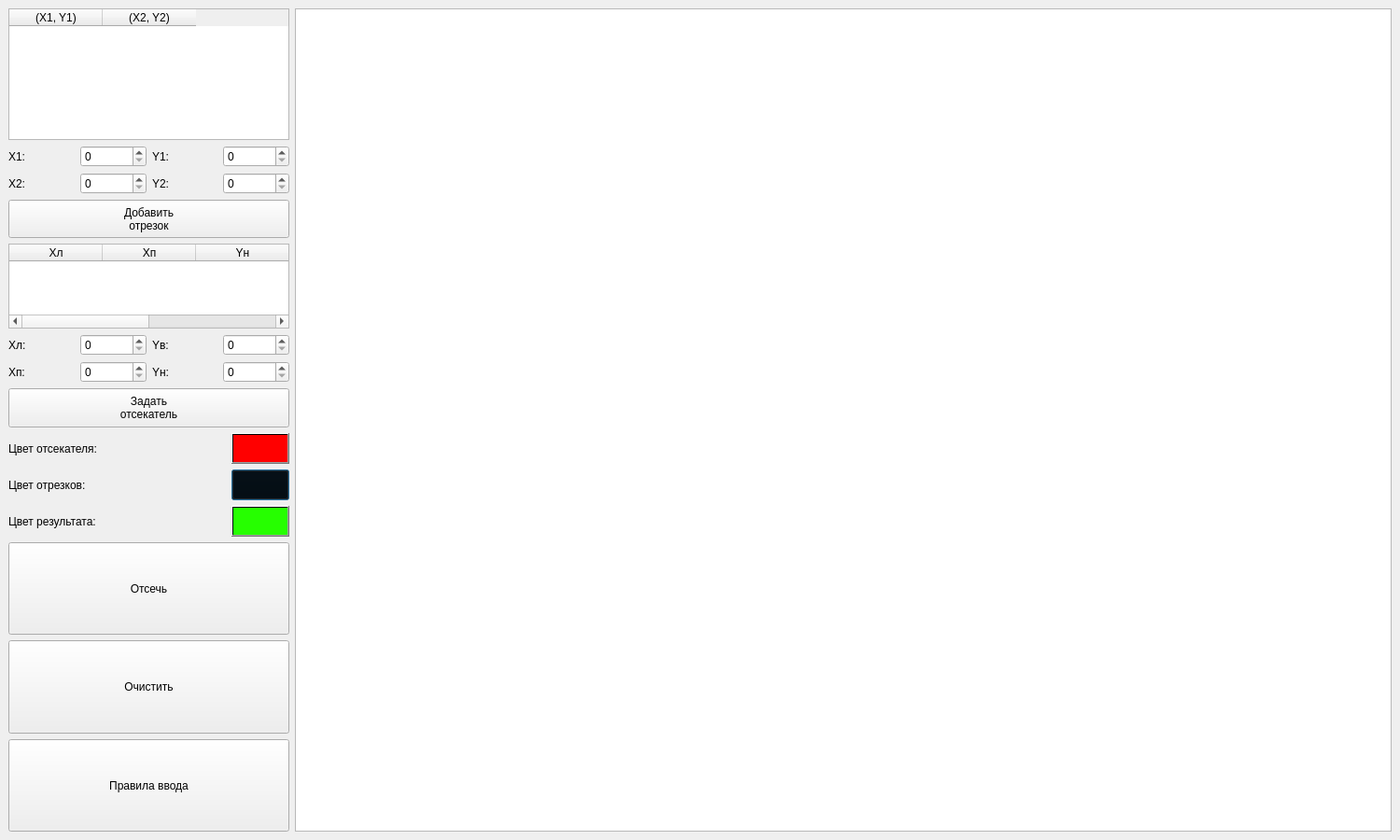
<?xml version="1.0" encoding="UTF-8"?>
<ui version="4.0">
 <class>MainWindow</class>
 <widget class="QMainWindow" name="MainWindow">
  <property name="geometry">
   <rect>
    <x>0</x>
    <y>0</y>
    <width>1500</width>
    <height>900</height>
   </rect>
  </property>
  <property name="sizePolicy">
   <sizepolicy hsizetype="Minimum" vsizetype="Preferred">
    <horstretch>0</horstretch>
    <verstretch>0</verstretch>
   </sizepolicy>
  </property>
  <property name="windowTitle">
   <string>Maslova Lab07</string>
  </property>
  <widget class="QWidget" name="centralwidget">
   <layout class="QGridLayout" name="gridLayout_4">
    <item row="0" column="0">
     <widget class="QTableWidget" name="segmentsTable">
      <property name="sizePolicy">
       <sizepolicy hsizetype="Fixed" vsizetype="Fixed">
        <horstretch>0</horstretch>
        <verstretch>0</verstretch>
       </sizepolicy>
      </property>
      <property name="minimumSize">
       <size>
        <width>301</width>
        <height>141</height>
       </size>
      </property>
      <property name="maximumSize">
       <size>
        <width>301</width>
        <height>141</height>
       </size>
      </property>
      <property name="editTriggers">
       <set>QAbstractItemView::NoEditTriggers</set>
      </property>
      <attribute name="verticalHeaderMinimumSectionSize">
       <number>21</number>
      </attribute>
      <attribute name="verticalHeaderDefaultSectionSize">
       <number>41</number>
      </attribute>
      <column>
       <property name="text">
        <string>(X1, Y1)</string>
       </property>
      </column>
      <column>
       <property name="text">
        <string>(X2, Y2)</string>
       </property>
      </column>
     </widget>
    </item>
    <item row="0" column="1" rowspan="8">
     <widget class="QGraphicsView" name="graphicsView"/>
    </item>
    <item row="1" column="0">
     <layout class="QVBoxLayout" name="segmentsLayout">
      <item>
       <layout class="QGridLayout" name="segmentLayout">
        <item row="0" column="1">
         <widget class="QSpinBox" name="x1SB">
          <property name="maximum">
           <number>1164</number>
          </property>
         </widget>
        </item>
        <item row="1" column="1">
         <widget class="QSpinBox" name="x2SB">
          <property name="maximum">
           <number>1164</number>
          </property>
         </widget>
        </item>
        <item row="1" column="3">
         <widget class="QSpinBox" name="y2SB">
          <property name="maximum">
           <number>874</number>
          </property>
         </widget>
        </item>
        <item row="0" column="3">
         <widget class="QSpinBox" name="y1SB">
          <property name="maximum">
           <number>874</number>
          </property>
         </widget>
        </item>
        <item row="1" column="2">
         <widget class="QLabel" name="y2Lbl">
          <property name="text">
           <string>Y2:</string>
          </property>
         </widget>
        </item>
        <item row="0" column="0">
         <widget class="QLabel" name="x1Lbl">
          <property name="text">
           <string>X1:</string>
          </property>
         </widget>
        </item>
        <item row="0" column="2">
         <widget class="QLabel" name="y1Lbl">
          <property name="text">
           <string>Y1:</string>
          </property>
         </widget>
        </item>
        <item row="1" column="0">
         <widget class="QLabel" name="x2Lbl">
          <property name="text">
           <string>X2:</string>
          </property>
         </widget>
        </item>
       </layout>
      </item>
      <item>
       <widget class="QPushButton" name="addSegmentBtn">
        <property name="sizePolicy">
         <sizepolicy hsizetype="Minimum" vsizetype="Preferred">
          <horstretch>0</horstretch>
          <verstretch>0</verstretch>
         </sizepolicy>
        </property>
        <property name="text">
         <string>Добавить
отрезок</string>
        </property>
       </widget>
      </item>
     </layout>
    </item>
    <item row="2" column="0">
     <widget class="QTableWidget" name="selecterTable">
      <property name="sizePolicy">
       <sizepolicy hsizetype="Fixed" vsizetype="Fixed">
        <horstretch>0</horstretch>
        <verstretch>0</verstretch>
       </sizepolicy>
      </property>
      <property name="minimumSize">
       <size>
        <width>301</width>
        <height>91</height>
       </size>
      </property>
      <property name="maximumSize">
       <size>
        <width>301</width>
        <height>91</height>
       </size>
      </property>
      <property name="editTriggers">
       <set>QAbstractItemView::NoEditTriggers</set>
      </property>
      <attribute name="verticalHeaderMinimumSectionSize">
       <number>21</number>
      </attribute>
      <attribute name="verticalHeaderDefaultSectionSize">
       <number>41</number>
      </attribute>
      <column>
       <property name="text">
        <string>Xл</string>
       </property>
      </column>
      <column>
       <property name="text">
        <string>Xп</string>
       </property>
      </column>
      <column>
       <property name="text">
        <string>Yн</string>
       </property>
      </column>
      <column>
       <property name="text">
        <string>Yв</string>
       </property>
      </column>
     </widget>
    </item>
    <item row="3" column="0">
     <layout class="QVBoxLayout" name="selectersLayout">
      <item>
       <layout class="QGridLayout" name="selecterLayout">
        <item row="0" column="1">
         <widget class="QSpinBox" name="xLeftSB">
          <property name="maximum">
           <number>1164</number>
          </property>
         </widget>
        </item>
        <item row="1" column="1">
         <widget class="QSpinBox" name="xRightSB">
          <property name="maximum">
           <number>1164</number>
          </property>
         </widget>
        </item>
        <item row="1" column="3">
         <widget class="QSpinBox" name="yLowSB">
          <property name="maximum">
           <number>874</number>
          </property>
         </widget>
        </item>
        <item row="0" column="3">
         <widget class="QSpinBox" name="yTopSB">
          <property name="maximum">
           <number>874</number>
          </property>
         </widget>
        </item>
        <item row="0" column="0">
         <widget class="QLabel" name="xLeftLbl">
          <property name="text">
           <string>Xл:</string>
          </property>
         </widget>
        </item>
        <item row="0" column="2">
         <widget class="QLabel" name="yTopLbl">
          <property name="text">
           <string>Yв:</string>
          </property>
         </widget>
        </item>
        <item row="1" column="0">
         <widget class="QLabel" name="xRightLbl">
          <property name="text">
           <string>Xп:</string>
          </property>
         </widget>
        </item>
        <item row="1" column="2">
         <widget class="QLabel" name="yLowLbl">
          <property name="text">
           <string>Yн:</string>
          </property>
         </widget>
        </item>
       </layout>
      </item>
      <item>
       <widget class="QPushButton" name="setSelecterBtn">
        <property name="sizePolicy">
         <sizepolicy hsizetype="Minimum" vsizetype="Preferred">
          <horstretch>0</horstretch>
          <verstretch>0</verstretch>
         </sizepolicy>
        </property>
        <property name="text">
         <string>Задать
отсекатель</string>
        </property>
       </widget>
      </item>
     </layout>
    </item>
    <item row="4" column="0">
     <layout class="QGridLayout" name="colorLayout">
      <item row="1" column="0">
       <widget class="QLabel" name="segmentsColorLbl">
        <property name="text">
         <string>Цвет отрезков:</string>
        </property>
       </widget>
      </item>
      <item row="0" column="0">
       <widget class="QLabel" name="selecterColorLbl">
        <property name="text">
         <string>Цвет отсекателя:</string>
        </property>
       </widget>
      </item>
      <item row="1" column="1">
       <widget class="QPushButton" name="segmentsColorBtn">
        <property name="enabled">
         <bool>true</bool>
        </property>
        <property name="minimumSize">
         <size>
          <width>62</width>
          <height>33</height>
         </size>
        </property>
        <property name="maximumSize">
         <size>
          <width>62</width>
          <height>33</height>
         </size>
        </property>
        <property name="autoFillBackground">
         <bool>false</bool>
        </property>
        <property name="styleSheet">
         <string notr="true">background-color: rgb(0, 0, 0);</string>
        </property>
        <property name="text">
         <string/>
        </property>
        <property name="autoExclusive">
         <bool>false</bool>
        </property>
        <property name="autoDefault">
         <bool>false</bool>
        </property>
        <property name="default">
         <bool>true</bool>
        </property>
        <property name="flat">
         <bool>false</bool>
        </property>
       </widget>
      </item>
      <item row="0" column="1">
       <widget class="QPushButton" name="selecterColorBtn">
        <property name="enabled">
         <bool>true</bool>
        </property>
        <property name="minimumSize">
         <size>
          <width>62</width>
          <height>33</height>
         </size>
        </property>
        <property name="maximumSize">
         <size>
          <width>62</width>
          <height>33</height>
         </size>
        </property>
        <property name="autoFillBackground">
         <bool>false</bool>
        </property>
        <property name="styleSheet">
         <string notr="true">background-color: qlineargradient(spread:pad, x1:0, y1:0, x2:0, y2:0, stop:0 rgba(255, 0, 0, 255), stop:1 rgba(255, 255, 255, 255));</string>
        </property>
        <property name="text">
         <string/>
        </property>
        <property name="autoExclusive">
         <bool>false</bool>
        </property>
        <property name="autoDefault">
         <bool>false</bool>
        </property>
        <property name="default">
         <bool>true</bool>
        </property>
        <property name="flat">
         <bool>false</bool>
        </property>
       </widget>
      </item>
      <item row="2" column="0">
       <widget class="QLabel" name="resultColorLbl">
        <property name="text">
         <string>Цвет результата:</string>
        </property>
       </widget>
      </item>
      <item row="2" column="1">
       <widget class="QPushButton" name="resultColorBtn">
        <property name="enabled">
         <bool>true</bool>
        </property>
        <property name="minimumSize">
         <size>
          <width>62</width>
          <height>33</height>
         </size>
        </property>
        <property name="maximumSize">
         <size>
          <width>62</width>
          <height>33</height>
         </size>
        </property>
        <property name="autoFillBackground">
         <bool>false</bool>
        </property>
        <property name="styleSheet">
         <string notr="true">background-color: qlineargradient(spread:pad, x1:0, y1:0, x2:0, y2:0, stop:0 rgba(38, 255, 0, 255), stop:1 rgba(255, 255, 255, 255));</string>
        </property>
        <property name="text">
         <string/>
        </property>
        <property name="autoExclusive">
         <bool>false</bool>
        </property>
        <property name="autoDefault">
         <bool>false</bool>
        </property>
        <property name="default">
         <bool>true</bool>
        </property>
        <property name="flat">
         <bool>false</bool>
        </property>
       </widget>
      </item>
     </layout>
    </item>
    <item row="5" column="0">
     <widget class="QPushButton" name="selectBtn">
      <property name="sizePolicy">
       <sizepolicy hsizetype="Minimum" vsizetype="Preferred">
        <horstretch>0</horstretch>
        <verstretch>0</verstretch>
       </sizepolicy>
      </property>
      <property name="text">
       <string>Отсечь</string>
      </property>
     </widget>
    </item>
    <item row="6" column="0">
     <widget class="QPushButton" name="clearBtn">
      <property name="sizePolicy">
       <sizepolicy hsizetype="Minimum" vsizetype="Preferred">
        <horstretch>0</horstretch>
        <verstretch>0</verstretch>
       </sizepolicy>
      </property>
      <property name="text">
       <string>Очистить</string>
      </property>
     </widget>
    </item>
    <item row="7" column="0">
     <widget class="QPushButton" name="roolsBtn">
      <property name="sizePolicy">
       <sizepolicy hsizetype="Minimum" vsizetype="Preferred">
        <horstretch>0</horstretch>
        <verstretch>0</verstretch>
       </sizepolicy>
      </property>
      <property name="text">
       <string>Правила ввода</string>
      </property>
     </widget>
    </item>
   </layout>
  </widget>
 </widget>
 <resources/>
 <connections/>
</ui>
